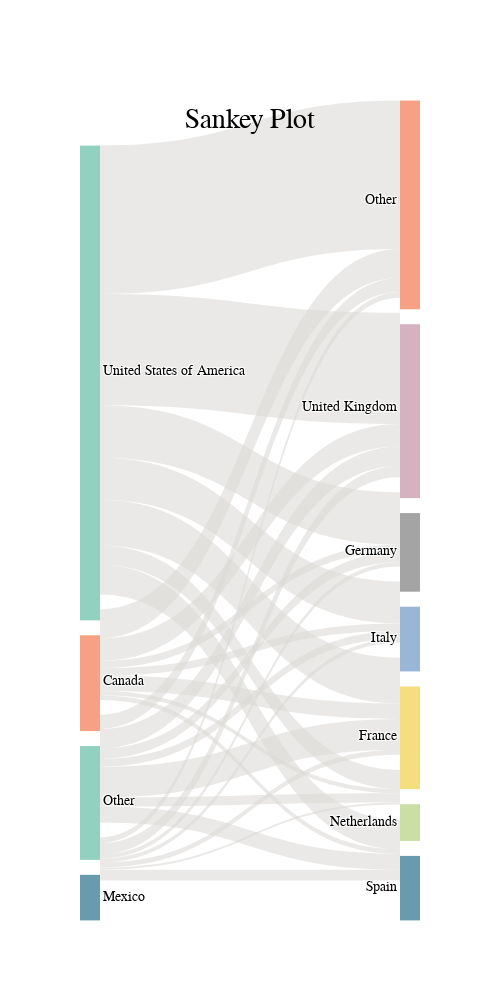

Notebook code for this chart:
### Code cell
s_fig.layout.font.family = 'PT Sans Narrow'
s_fig.update_layout(width=500, height=1000)
s_fig.layout.title.y = .9

# recent nicole updates
s_fig.data[0].link.color = 'rgba(221, 219, 215, .6)'
s_fig

### Figure 1 — Plotly figure (JSON) as saved in the notebook; plotly's stock layout.template omitted (floating-point values rounded to 4 significant figures)
{"data": [{"link": {"color": "rgba(221, 219, 215, .6)", "source": [8, 8, 8, 8, 8, 8, 2, 2, 9, 8, 9, 2, 2, 10, 2, 2, 9, 9, 9, 10, 10, 10, 10, 10, 2, 9, 10, 9], "target": [5, 3, 0, 6, 7, 1, 7, 1, 4, 4, 7, 6, 5, 4, 4, 3, 5, 6, 1, 1, 3, 7, 5, 6, 0, 0, 0, 3], "value": [0.01634, 0.007386, 0.01562, 0.003107, 0.006054, 0.008342, 0.07633, 0.2152, 0.01091, 0.005565, 0.01032, 0.02779, 0.161, 0.01151, 0.06069, 0.06641, 0.03267, 0.006327, 0.04204, 0.02037, 0.04464, 0.01501, 0.02818, 0.01319, 0.04306, 0.006612, 0.02303, 0.02229]}, "node": {"label": ["Spain", "Other", "United States of America", "France", "Italy", "United Kingdom", "Netherlands", "Germany", "Mexico", "Canada", "Other"], "line": {"color": "black", "width": 0}, "pad": 15, "thickness": 20}, "type": "sankey", "valueformat": ".1%"}], "layout": {"font": {"family": "PT Sans Narrow"}, "height": 1000, "title": {"text": "Sankey Plot", "y": 0.9}, "width": 500}}
